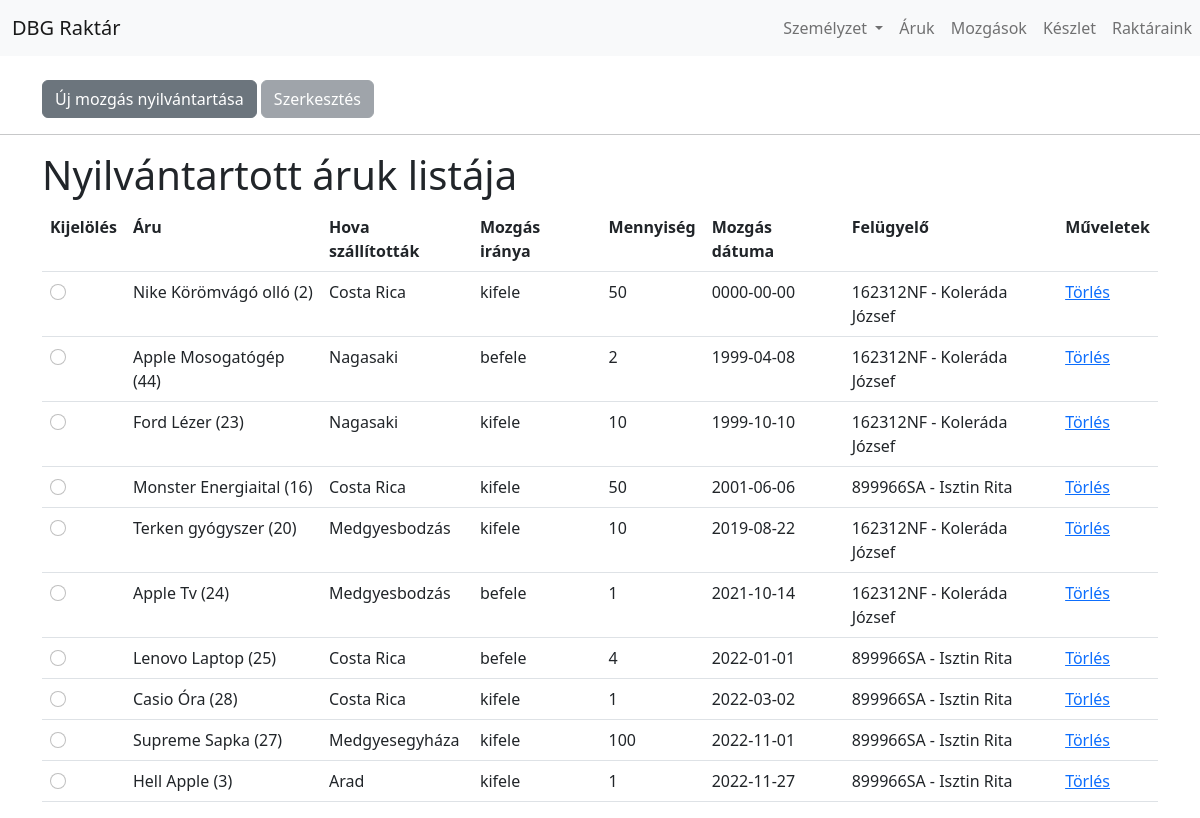
Screenshot of /mozgasok.php with the database file from the repository.
### tables this page shows
CREATE TABLE `mozgas` (
  `nyugta` int(11) NOT NULL,
  `aru_azonosito` int(11) NOT NULL,
  `hova` varchar(50) NOT NULL,
  `irany` varchar(10) NOT NULL,
  `mennyiseg` int(11) NOT NULL,
  `mikor` date NOT NULL,
  `felugyelo_szigszam` varchar(8) NOT NULL
);

CREATE TABLE `aru` (
  `azonosito` int(11) NOT NULL,
  `marka` varchar(50) NOT NULL,
  `nev` varchar(50) NOT NULL,
  `beszerzesi_ar` int(11) NOT NULL,
  `szin` varchar(20) NOT NULL,
  `raktar_azonosito` int(11) NOT NULL
);

CREATE TABLE `szemelyzet` (
  `szigszam` varchar(8) NOT NULL,
  `vezeteknev` varchar(50) NOT NULL,
  `keresztnev` varchar(50) NOT NULL,
  `nem` tinyint(1) NOT NULL,
  `szulido` date NOT NULL,
  `image` varchar(50) NOT NULL
);

### use/u_dao.php (called while the page is built, shortened)
<?php
function db_kapcsolat() {
	$host = "localhost";
	$uname = "root";
	$database = "raktar";
	$db = mysqli_connect($host, $uname, "", $database);
	mysqli_set_charset($db, 'utf8');
	return $db;
}
function mozgasok_lekerdez() {
	if (!($db = db_kapcsolat())) {
		return false;
	}
	$q = "SELECT * FROM mozgas ORDER BY mikor";
	$res = mysqli_query($db, $q);
	return $res;
}
function specific_szemely_lekerdez($id) {
	if (!($db = db_kapcsolat())) {
		return false;
	}
	$q = "SELECT * FROM szemelyzet WHERE szigszam = '$id' ORDER BY vezeteknev, keresztnev";
	$res = mysqli_query($db, $q);
	return $res;
}
function specific_aru_lekerdez($id) {
	if (!($db = db_kapcsolat())) {
		return false;
	}
	$q = "SELECT * FROM aru WHERE azonosito = $id ORDER BY marka";
	$res = mysqli_query($db, $q);
	return $res;
}

### mozgasok.php (the view, shortened to what this page needs)
<?php
include_once('use/u_dao.php');
?>
<!doctype html>
<html lang="hu">
<head>
	<?php include_once('use/head_imports.php'); ?>
</head>
<body>
<?php include_once('use/navbar.php'); ?>
<br>
<div class="container">
	<button type="button" class="btn btn-secondary" data-bs-toggle="modal" data-bs-target="#ujRekord">
		Új mozgás nyilvántartása
	</button>
	<button type="button" class="btn btn-secondary" data-bs-toggle="modal" data-bs-target="#szerkesztesModal" <?php if(!isset($_GET['id'])) {echo 'disabled';} ?>>
  		Szerkesztés
	</button>
</div>
<hr>
<div class="container">
	<h1>Nyilvántartott áruk listája</h1>
</div>
<div class="container">
	<table class="table">
		<tr>
			<th>Kijelölés
			</th>
			<th>Áru</th>
			<th>Hova szállították</th>
			<th>Mozgás iránya</th>
			<th>Mennyiség</th>
			<th>Mozgás dátuma</th>
			<th>Felügyelő</th>
			<th>Műveletek</th>
		</tr>
	<?php
		$mozgasok = mozgasok_lekerdez();
		while($fetch = mysqli_fetch_assoc($mozgasok)) {
			$adottAru = mysqli_fetch_assoc(specific_aru_lekerdez($fetch['aru_azonosito']));
            $adottSzemely = mysqli_fetch_assoc(specific_szemely_lekerdez($fetch['felugyelo_szigszam']));
			echo '<tr>';
			echo '<td><input type="radio" class="form-check-input" onclick="window.location=\'mozgasok.php?id='. $fetch['nyugta'] .'\'" name="select" value="'. $fetch['nyugta'] .'" ';
			if(isset($_GET['id']) && $_GET['id'] == $fetch['nyugta']) { echo 'checked'; }
			echo '>';
			echo '<td>'. $adottAru["marka"] . ' ' . $adottAru['nev'] . ' (' . $adottAru['azonosito'] . ')' .'</td>';
			echo '<td>'. $fetch["hova"] .'</td>';
			echo '<td>'. $fetch["irany"] .'</td>';
			echo '<td>'. $fetch["mennyiseg"] .'</td>';
			echo '<td>'. $fetch["mikor"] .'</td>';
			echo '<td>'. $fetch["felugyelo_szigszam"]. ' - ' . $adottSzemely['vezeteknev'] . ' ' . $adottSzemely['keresztnev'] . '</td>';
			echo '<td><a href="delete_mozgas.php?id='.$fetch['nyugta'].'">Törlés</a></td>';
			echo '</tr>';
		}
	?>
</table>
</body>
</html>

### rows the page displays
mozgas: aru_azonosito.marka "Nike", aru_azonosito.nev "Körömvágó olló", aru_azonosito.azonosito "2", hova "Costa Rica", irany "kifele", mennyiseg "50", mikor "0000-00-00", felugyelo_szigszam "162312NF", felugyelo_szigszam.vezeteknev "Koleráda", felugyelo_szigszam.keresztnev "József"
mozgas: aru_azonosito.marka "Apple", aru_azonosito.nev "Mosogatógép", aru_azonosito.azonosito "44", hova "Nagasaki", irany "befele", mennyiseg "2", mikor "1999-04-08", felugyelo_szigszam "162312NF", felugyelo_szigszam.vezeteknev "Koleráda", felugyelo_szigszam.keresztnev "József"
mozgas: aru_azonosito.marka "Ford", aru_azonosito.nev "Lézer", aru_azonosito.azonosito "23", hova "Nagasaki", irany "kifele", mennyiseg "10", mikor "1999-10-10", felugyelo_szigszam "162312NF", felugyelo_szigszam.vezeteknev "Koleráda", felugyelo_szigszam.keresztnev "József"
mozgas: aru_azonosito.marka "Monster", aru_azonosito.nev "Energiaital", aru_azonosito.azonosito "16", hova "Costa Rica", irany "kifele", mennyiseg "50", mikor "2001-06-06", felugyelo_szigszam "899966SA", felugyelo_szigszam.vezeteknev "Isztin", felugyelo_szigszam.keresztnev "Rita"
mozgas: aru_azonosito.marka "Terken", aru_azonosito.nev "gyógyszer", aru_azonosito.azonosito "20", hova "Medgyesbodzás", irany "kifele", mennyiseg "10", mikor "2019-08-22", felugyelo_szigszam "162312NF", felugyelo_szigszam.vezeteknev "Koleráda", felugyelo_szigszam.keresztnev "József"
mozgas: aru_azonosito.marka "Apple", aru_azonosito.nev "Tv", aru_azonosito.azonosito "24", hova "Medgyesbodzás", irany "befele", mennyiseg "1", mikor "2021-10-14", felugyelo_szigszam "162312NF", felugyelo_szigszam.vezeteknev "Koleráda", felugyelo_szigszam.keresztnev "József"
mozgas: aru_azonosito.marka "Lenovo", aru_azonosito.nev "Laptop", aru_azonosito.azonosito "25", hova "Costa Rica", irany "befele", mennyiseg "4", mikor "2022-01-01", felugyelo_szigszam "899966SA", felugyelo_szigszam.vezeteknev "Isztin", felugyelo_szigszam.keresztnev "Rita"
mozgas: aru_azonosito.marka "Casio", aru_azonosito.nev "Óra", aru_azonosito.azonosito "28", hova "Costa Rica", irany "kifele", mennyiseg "1", mikor "2022-03-02", felugyelo_szigszam "899966SA", felugyelo_szigszam.vezeteknev "Isztin", felugyelo_szigszam.keresztnev "Rita"
mozgas: aru_azonosito.marka "Supreme", aru_azonosito.nev "Sapka", aru_azonosito.azonosito "27", hova "Medgyesegyháza", irany "kifele", mennyiseg "100", mikor "2022-11-01", felugyelo_szigszam "899966SA", felugyelo_szigszam.vezeteknev "Isztin", felugyelo_szigszam.keresztnev "Rita"
mozgas: aru_azonosito.marka "Hell", aru_azonosito.nev "Apple", aru_azonosito.azonosito "3", hova "Arad", irany "kifele", mennyiseg "1", mikor "2022-11-27", felugyelo_szigszam "899966SA", felugyelo_szigszam.vezeteknev "Isztin", felugyelo_szigszam.keresztnev "Rita"
